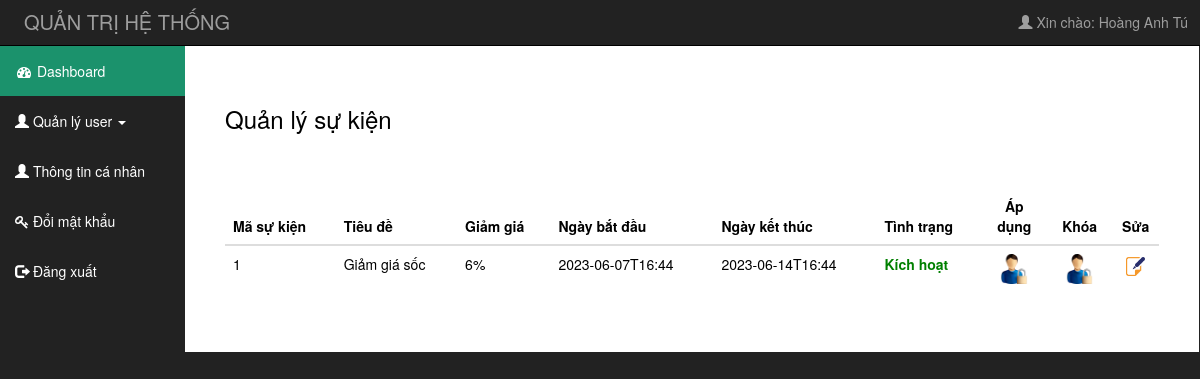
Screenshot of /admin/quanlysukien.php (signed in) with the database file from the repository.
### tables this page shows
CREATE TABLE `khuyenmai` (
  `makm` int(11) NOT NULL,
  `tieude` varchar(255) NOT NULL,
  `giatrikhuyenmai` int(11) NOT NULL,
  `thoigianbatdau` varchar(255) NOT NULL,
  `thoigianketthuc` varchar(255) NOT NULL,
  `tinhtrang` int(11) NOT NULL
);

### admin/quanlysukien.php (the view, shortened to what this page needs)
	<?php
		if(isset($_SESSION['usr']['uid']))
		{
			include("includes/header.php");
		}
		else
		{
			 header('Location:login.php');
		}
		require("../includes/connect_db.php");
	?>
		<div id="mid">
			<div class="row" style="width: 100%;">
				<div class="col-sm-2">
					<?php
						if($_SESSION['usr']['vaitro']==2)
						{
							include('includes/menu_left1.php');
						}
					?>
				</div>
				<div class="col-sm-10">
					<div style="background-color:white;margin-right: -29px;margin-left: -15px;color: black;padding: 40px;">
						<h3>Quản lý sự kiện</h3>
						<table class="table table-hover">
						    <thead>
						      <tr>
						        <th>Mã sự kiện</th>
						        <th>Tiêu đề</th>
						        <th>Giảm giá</th>
						        <th>Ngày bắt đầu</th>
						        <th>Ngày kết thúc</th>
						        <th>Tình trạng</th>
						        <th style="width: 7%;text-align: center;">Áp dụng</th>
						        <th style="width: 7%;text-align: center;">Khóa</th>
						        <th style="width: 5%;text-align: center;">Sửa</th>
						      </tr>
						    </thead>
						    <tbody>
						    	<?PHP
							    		$query="SELECT * FROM khuyenmai order by makm desc";
										$result=mysqli_query($dbc,$query);check_errors($result,$query);$i=1;
										while(list($makm, $tieude, $giatri, $stime, $etime, $tinhtrang)=mysqli_fetch_array($result,MYSQLI_NUM))
									    {?>
											<tr>
										      	<td>
										      		<?php echo $makm;?>
										      	</td>
										      	<td>
													<?php echo $tieude;?>
										      	</td>
										      	<td>
										      		<?php echo $giatri;?>%
										      	</td>
										      	<td>
													<?php echo $stime;?>
										      	</td>
										      	<td>
													<?php echo $etime;?>
										      	</td>
										      	<td>
													<?php
														if($tinhtrang==1)
														{
															echo "<b style='color:green'>Kích hoạt</b>";
														}else{
															echo "<b style='color:red;'>Đã khóa</b>";
														}
													?>
										      	</td>
										      	<td style="text-align: center;">
										      		<a href="apdungsukien.php?id=<?php echo $makm ?>">
										      			<img src="../IMAGES/doi_mk.png" class="img_tb2">
										      		</a>
										      	</td>
										      	<td style="text-align: center;">
										      		<a href="khoasukien.php?id=<?php echo $makm ?>">
										      			<img src="../IMAGES/doi_mk.png" class="img_tb2">
										      		</a>
										      	</td>
										      	<td  style="text-align: center;">
										      		<a href="suasukien.php?id=<?php echo $makm ?>">
														<img src="../IMAGES/icon_edit.png" class="img_tb2">
													</a>
										      	</td>
									     	</tr>
									<?PHP }?>
						    </tbody>
				  		</table>
					</div>
				</div>
			</div>
		</div>
	</div>
</body>
</html>

### admin/CSS/admin_css.css (style rules this page uses)
body { margin: 0; padding: 0; background-color: #222; }
a { text-decoration: none; }
#mid { width: 100%; }
.table tbody a { cursor: pointer; }
.img_tb2 { width: 60%; height: 14%; }

### rows the page displays
khuyenmai: makm "1", tieude "Giảm giá sốc", giatrikhuyenmai "6", thoigianbatdau "2023-06-07T16:44", thoigianketthuc "2023-06-14T16:44", tinhtrang "Kích hoạt"

### other values shown
$_SESSION['usr']['user'] "Hoàng Anh Tú"
